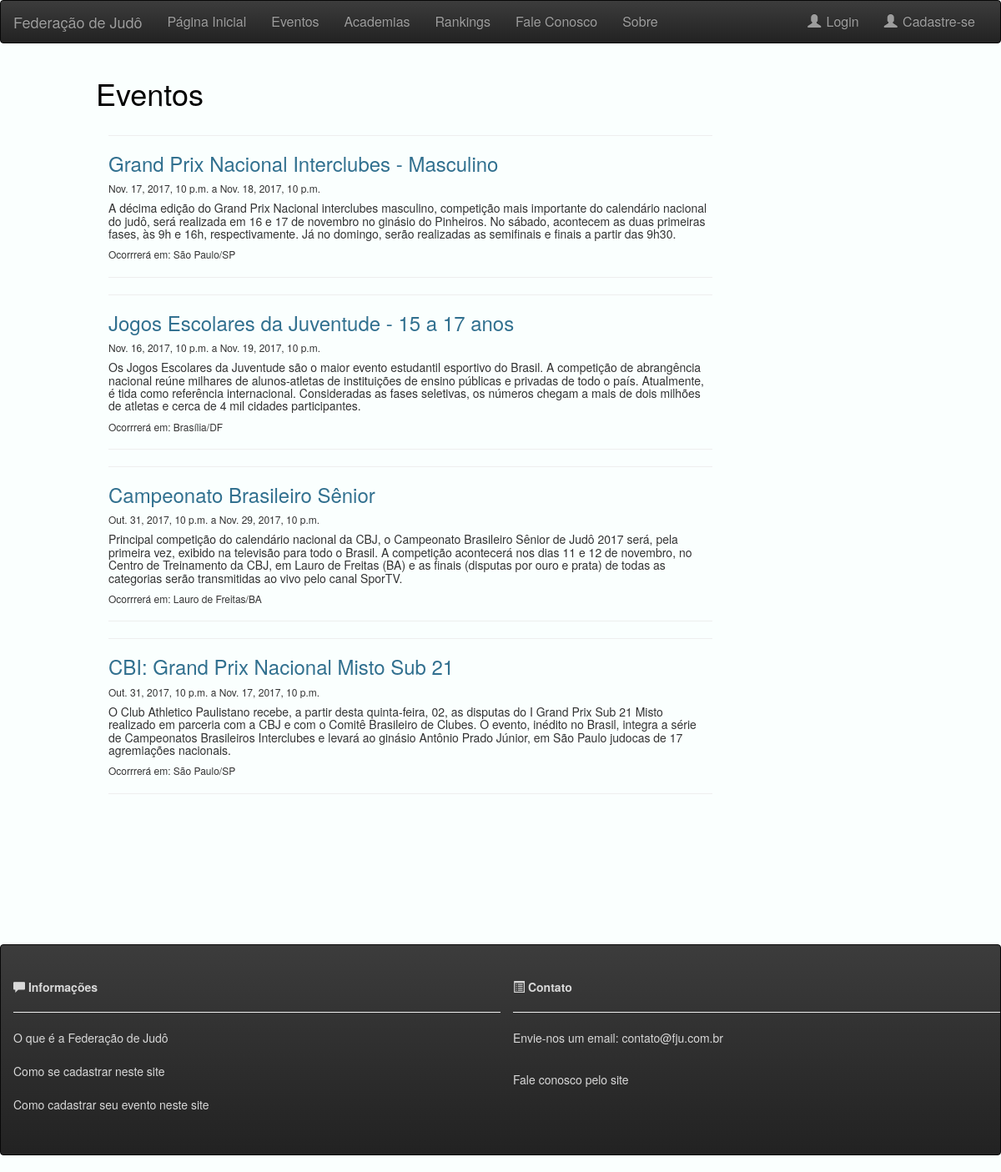
/eventos, run on the app's committed database.
### fed_judo/models.py (models this page shows, shortened)
class Evento(models.Model):
    nome_evento = models.TextField()
    data_inicio = models.DateTimeField(blank=True,null=True)
    data_fim = models.DateTimeField(blank=True,null=True)
    status_evento = models.ForeignKey(StatusEventos, default=2)
    premiacao = models.TextField()
    local = models.TextField(blank=True)
    descricao = models.TextField(blank=True)

### fed_judo/views.py (the view)
# urls.py: url(r'^eventos$', views.eventos, name='eventos.html'),
def eventos(request):
    eventos = Evento.objects.all()
    return render (request, 'eventos.html', {'eventos':eventos})
    ns = Noticia.objects.all()
    eventos = Evento.objects.all()
    return render (request, 'eventos.html', {'eventos':eventos, 'ns':ns})

### fed_judo/templates/eventos.html (shortened to what this page needs)
{% extends 'base.html' %}
{% block body %}
    <div class="container-fluid">
      <div class="row content">
        <div class="col-sm-1 sidenav">
        </div>
        <div class="col-sm-10">
          <h1>Eventos</h1>
          <div class="col-sm-9" style="background-color: : beige;">
            {% for a in eventos %}
              <hr>
              <h3 class="text-info" > {{a.nome_evento}}</h3>
              <h6> {{a.data_inicio}} a {{a.data_fim}}</h6>
              <h5>{{a.descricao}}</h5>
              <h6>Ocorrrerá em: {{a.local}}</h6>
              <hr>
            {% endfor %}
          </div>
        </div>
      </div>
    </div>
{% endblock %}

### fed_judo/static/css/estilo.css (style rules this page uses)
h1 { color: black; text-decoration: none; }

### data on the page
Evento: nome_evento "Grand Prix Nacional Interclubes - Masculino", data_inicio "Nov. 17, 2017, 10 p.m.", data_fim "Nov. 18, 2017, 10 p.m.", descricao "A décima edição do Grand Prix Nacional interclubes masculino, competição mais importante do calendário nacional do judô, será realizada em 16 e 17 de novembro no ginásio do Pinheiros. No sábado, acontecem as duas primeiras fases, às 9h e 16h, respectivamente. Já no domingo, serão realizadas as semifinais e finais a partir das 9h30.", local "São Paulo/SP"
Evento: nome_evento "Jogos Escolares da Juventude - 15 a 17 anos", data_inicio "Nov. 16, 2017, 10 p.m.", data_fim "Nov. 19, 2017, 10 p.m.", descricao "Os Jogos Escolares da Juventude são o maior evento estudantil esportivo do Brasil. A competição de abrangência nacional reúne milhares de alunos-atletas de instituições de ensino públicas e privadas de todo o país. Atualmente, é tida como referência internacional. Consideradas as fases seletivas, os números chegam a mais de dois milhões de atletas e cerca de 4 mil cidades participantes.", local "Brasília/DF"
Evento: nome_evento "Campeonato Brasileiro Sênior", data_inicio "Out. 31, 2017, 10 p.m.", data_fim "Nov. 29, 2017, 10 p.m.", descricao "Principal competição do calendário nacional da CBJ, o Campeonato Brasileiro Sênior de Judô 2017 será, pela primeira vez, exibido na televisão para todo o Brasil. A competição acontecerá nos dias 11 e 12 de novembro, no Centro de Treinamento da CBJ, em Lauro de Freitas (BA) e as finais (disputas por ouro e prata) de todas as categorias serão transmitidas ao vivo pelo canal SporTV.", local "Lauro de Freitas/BA"
Evento: nome_evento "CBI: Grand Prix Nacional Misto Sub 21", data_inicio "Out. 31, 2017, 10 p.m.", data_fim "Nov. 17, 2017, 10 p.m.", descricao "O Club Athletico Paulistano recebe, a partir desta quinta-feira, 02, as disputas do I Grand Prix Sub 21 Misto realizado em parceria com a CBJ e com o Comitê Brasileiro de Clubes. O evento, inédito no Brasil, integra a série de Campeonatos Brasileiros Interclubes e levará ao ginásio Antônio Prado Júnior, em São Paulo judocas de 17 agremiações nacionais.", local "São Paulo/SP"
